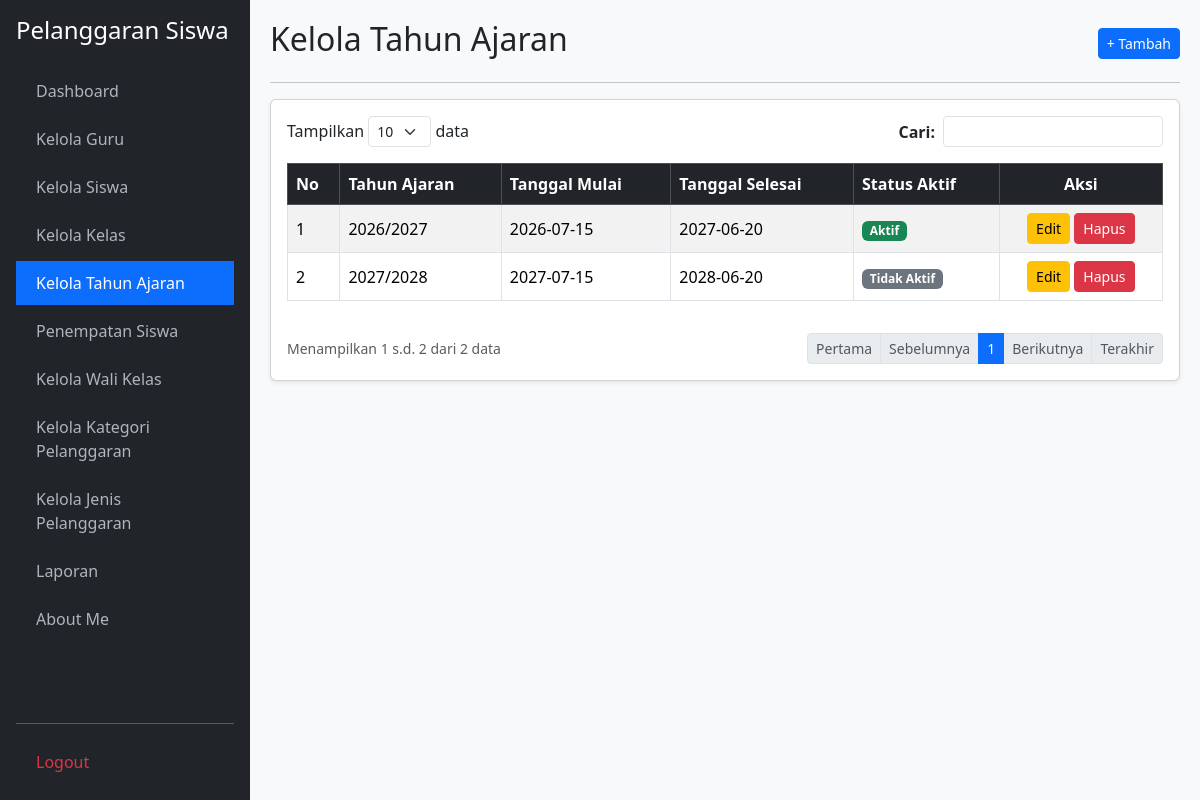
Page /kelola_tahun_ajaran.php (signed in) on the committed database.
### tables this page shows
CREATE TABLE `t_tahun_ajaran` (
  `id` int(11) NOT NULL,
  `nama` varchar(20) NOT NULL,
  `tanggal_mulai` date DEFAULT NULL,
  `tanggal_selesai` date DEFAULT NULL,
  `status_aktif` tinyint(1) DEFAULT 1,
  `created_at` timestamp NULL DEFAULT NULL,
  `updated_at` timestamp NULL DEFAULT NULL
);

### kelola_tahun_ajaran.php (the view, shortened to what this page needs)
<?php
require_once 'koneksi.php';
$aksi = $_GET['aksi'] ?? '';
$edit_id = $_GET['edit'] ?? '';
$edit = $edit_id ? mysqli_fetch_assoc(mysqli_query($koneksi, "SELECT * FROM t_tahun_ajaran WHERE id='$edit_id'")) : null;
$limit = 10;
$h = max(1, (int)($_GET['halaman'] ?? 1));
$offset = ($h - 1) * $limit;
$cari = mysqli_real_escape_string($koneksi, $_GET['cari'] ?? '');
$where = $cari ? "WHERE nama LIKE '%$cari%'" : "";
$total = mysqli_num_rows(mysqli_query($koneksi, "SELECT 1 FROM t_tahun_ajaran $where"));
$pages = ceil($total / $limit);
$data = mysqli_query($koneksi, "SELECT * FROM t_tahun_ajaran $where LIMIT $offset, $limit");
$no = $offset + 1;
?>
<!DOCTYPE html>
<html lang="id">
<head>
    <link href="https://cdn.jsdelivr.net/npm/bootstrap@5.3.2/dist/css/bootstrap.min.css" rel="stylesheet">
</head>
<body>
    <div class="sidebar d-flex flex-column p-3">
        <h4 class="text-white mb-4">Pelanggaran Siswa</h4>
        <ul class="nav nav-pills flex-column mb-auto">
            <li class="nav-item mb-1"><a href="dashboard.php">Dashboard</a></li>
            <li class="nav-item mb-1"><a href="kelola_guru.php">Kelola Guru</a></li>
            <li class="nav-item mb-1"><a href="kelola_siswa.php">Kelola Siswa</a></li>
            <li class="nav-item mb-1"><a href="kelola_kelas.php">Kelola Kelas</a></li>
            <li class="nav-item mb-1"><a href="kelola_tahun_ajaran.php" class="active" >Kelola Tahun Ajaran</a></li>
            <li class="nav-item mb-1"><a href="penempatan_siswa.php">Penempatan Siswa</a></li>
            <li class="nav-item mb-1"><a href="kelola_wali_kelas.php">Kelola Wali Kelas</a></li>
            <li class="nav-item mb-1"><a href="kelola_kategori_pelanggaran.php">Kelola Kategori Pelanggaran</a></li>
            <li class="nav-item mb-1"><a href="kelola_jenis_pelanggaran.php">Kelola Jenis Pelanggaran</a></li>
            <li class="nav-item mb-1"><a href="laporan.php">Laporan</a></li>
            <li class="nav-item mb-1"><a href="about_me.php">About Me</a></li>
        </ul>
        <hr><a href="logout.php" class="text-danger">Logout</a>
    </div>
    <div class="main-content">
        <?php if ($aksi === 'tambah' || $edit): ?>
            <div class="d-flex justify-content-between align-items-center mb-3">
                <h2><?= $edit ? 'Edit Tahun Ajaran' : 'Tambah Tahun Ajaran'; ?></h2>
                <a href="kelola_tahun_ajaran.php" class="btn btn-secondary btn-sm">&larr; Kembali</a>
            </div>
            <hr>
            <div class="card shadow-sm"><div class="card-body">
                <form method="POST">
                    <input type="hidden" name="id" value="<?= $edit['id'] ?? ''; ?>">
                    <div class="mb-3">
                        <label class="form-label fw-bold">Tahun Ajaran:</label>
                        <input type="text" name="nama" class="form-control" value="<?= htmlspecialchars($edit['nama'] ?? ''); ?>" placeholder="Contoh: 2027/2028" required>
                        <small class="text-muted">Status aktif akan menyesuaikan secara otomatis dengan tahun sistem.</small>
                    </div>
                    <div class="mb-3">
                        <label class="form-label fw-bold">Tanggal Mulai:</label>
                        <input type="date" name="tanggal_mulai" class="form-control" value="<?= htmlspecialchars($edit['tanggal_mulai'] ?? ''); ?>" required>
                    </div>
                    <div class="mb-3">
                        <label class="form-label fw-bold">Tanggal Selesai:</label>
                        <input type="date" name="tanggal_selesai" class="form-control" value="<?= htmlspecialchars($edit['tanggal_selesai'] ?? ''); ?>" required>
                    </div>
                    <hr>
                    <div class="d-flex justify-content-end">
                        <a href="kelola_tahun_ajaran.php" class="btn btn-secondary me-2">Batal</a>
                        <button type="submit" name="simpan" class="btn btn-primary">Simpan</button>
                    </div>
                </form>
            </div></div>
        <?php else: ?>
            <div class="d-flex justify-content-between align-items-center mb-2">
                <h2>Kelola Tahun Ajaran</h2>
                <a href="?aksi=tambah" class="btn btn-primary btn-sm">+ Tambah</a>
            </div>
            <hr>
            <div class="card shadow-sm"><div class="card-body">
                <div class="row mb-3 justify-content-between">
                    <div class="col-auto">Tampilkan <select class="form-select form-select-sm d-inline-block w-auto"><option>10</option></select> data</div>
                    <div class="col-auto">
                        <form method="GET" class="d-flex align-items-center">
                            <label class="me-2 mb-0 fw-bold">Cari:</label>
                            <input type="text" name="cari" class="form-control form-control-sm" value="<?= htmlspecialchars($cari); ?>">
                        </form>
                    </div>
                </div>
                <div class="table-responsive">
                    <table class="table table-bordered table-striped align-middle">
                        <thead class="table-dark">
                            <tr><th>No</th><th>Tahun Ajaran</th><th>Tanggal Mulai</th><th>Tanggal Selesai</th><th>Status Aktif</th><th class="text-center">Aksi</th></tr>
                        </thead>
                        <tbody>
                            <?php while($r = mysqli_fetch_assoc($data)): ?>
                            <tr>
                                <td><?= $no++; ?></td>
                                <td><?= htmlspecialchars($r['nama']); ?></td>
                                <td><?= htmlspecialchars($r['tanggal_mulai']); ?></td>
                                <td><?= htmlspecialchars($r['tanggal_selesai']); ?></td>
                                <td>
                                    <span class="badge bg-<?= ($r['status_aktif'] == 1 || $r['status_aktif'] == 'Aktif') ? 'success' : 'secondary'; ?>">
                                        <?= ($r['status_aktif'] == 1 || $r['status_aktif'] == 'Aktif') ? 'Aktif' : 'Tidak Aktif'; ?>
                                    </span>
                                </td>
                                <td class="text-center">
                                    <a href="?edit=<?= $r['id']; ?>" class="btn btn-sm btn-warning">Edit</a>
                                    <a href="?hapus=<?= $r['id']; ?>" class="btn btn-sm btn-danger" onclick="return confirm('Hapus data tahun ajaran ini?')">Hapus</a>
                                </td>
                            </tr>
                            <?php endwhile; if(!$total): ?>
                            <tr><td colspan="6" class="text-center text-muted">Data tahun ajaran tidak ditemukan.</td></tr>
                            <?php endif; ?>
                        </tbody>
                    </table>
                </div>
                <div class="d-flex justify-content-between align-items-center mt-3">
                    <small class="text-muted">Menampilkan <?= $total ? $offset + 1 : 0; ?> s.d. <?= min($offset + $limit, $total); ?> dari <?= $total; ?> data</small>
                    <ul class="pagination pagination-sm mb-0">
                        <li class="page-item <?= $h <= 1 ? 'disabled' : ''; ?>"><a class="page-link" href="?halaman=1&cari=<?= $cari; ?>">Pertama</a></li>
                        <li class="page-item <?= $h <= 1 ? 'disabled' : ''; ?>"><a class="page-link" href="?halaman=<?= $h-1; ?>&cari=<?= $cari; ?>">Sebelumnya</a></li>
                        <?php for($i=1; $i<=$pages; $i++): ?>
                            <li class="page-item <?= $h == $i ? 'active' : ''; ?>"><a class="page-link" href="?halaman=<?= $i; ?>&cari=<?= $cari; ?>"><?= $i; ?></a></li>
                        <?php endfor; ?>
                        <li class="page-item <?= $h >= $pages ? 'disabled' : ''; ?>"><a class="page-link" href="?halaman=<?= $h+1; ?>&cari=<?= $cari; ?>">Berikutnya</a></li>
                        <li class="page-item <?= $h >= $pages ? 'disabled' : ''; ?>"><a class="page-link" href="?halaman=<?= $pages; ?>&cari=<?= $cari; ?>">Terakhir</a></li>
                    </ul>
                </div>
            </div></div>
        <?php endif; ?>
    </div>
</body>
</html>

### kelola_tahun_ajaran.php (style rules this page uses)
body { background: #f8f9fa; }
.sidebar { min-height: 100vh; background: #212529; color: #fff; position: fixed; width: 250px; top: 0; left: 0; }
.sidebar a { color: #adb5bd; text-decoration: none; display: block; padding: 10px 20px; }
.sidebar a:hover, .sidebar a.active { color: #fff; background: #0d6efd; }
.main-content { margin-left: 250px; padding: 20px; }

### rows in the picture
t_tahun_ajaran: nama "2026/2027", tanggal_mulai "2026-07-15", tanggal_selesai "2027-06-20", status_aktif "Aktif"
t_tahun_ajaran: nama "2027/2028", tanggal_mulai "2027-07-15", tanggal_selesai "2028-06-20", status_aktif "Tidak Aktif"

### other values in the picture
$offset + 1 "1"
min($offset + $limit, $total) "2"
$total "2"
